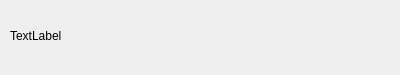
<?xml version="1.0" encoding="UTF-8"?>
<ui version="4.0">
 <class>CMDLoadProgressDialog</class>
 <widget class="QDialog" name="CMDLoadProgressDialog">
  <property name="geometry">
   <rect>
    <x>0</x>
    <y>0</y>
    <width>400</width>
    <height>75</height>
   </rect>
  </property>
  <property name="windowTitle">
   <string>Dialog</string>
  </property>
  <widget class="QLabel" name="msgLabel">
   <property name="geometry">
    <rect>
     <x>10</x>
     <y>10</y>
     <width>381</width>
     <height>51</height>
    </rect>
   </property>
   <property name="text">
    <string>TextLabel</string>
   </property>
  </widget>
 </widget>
 <resources/>
 <connections/>
</ui>
